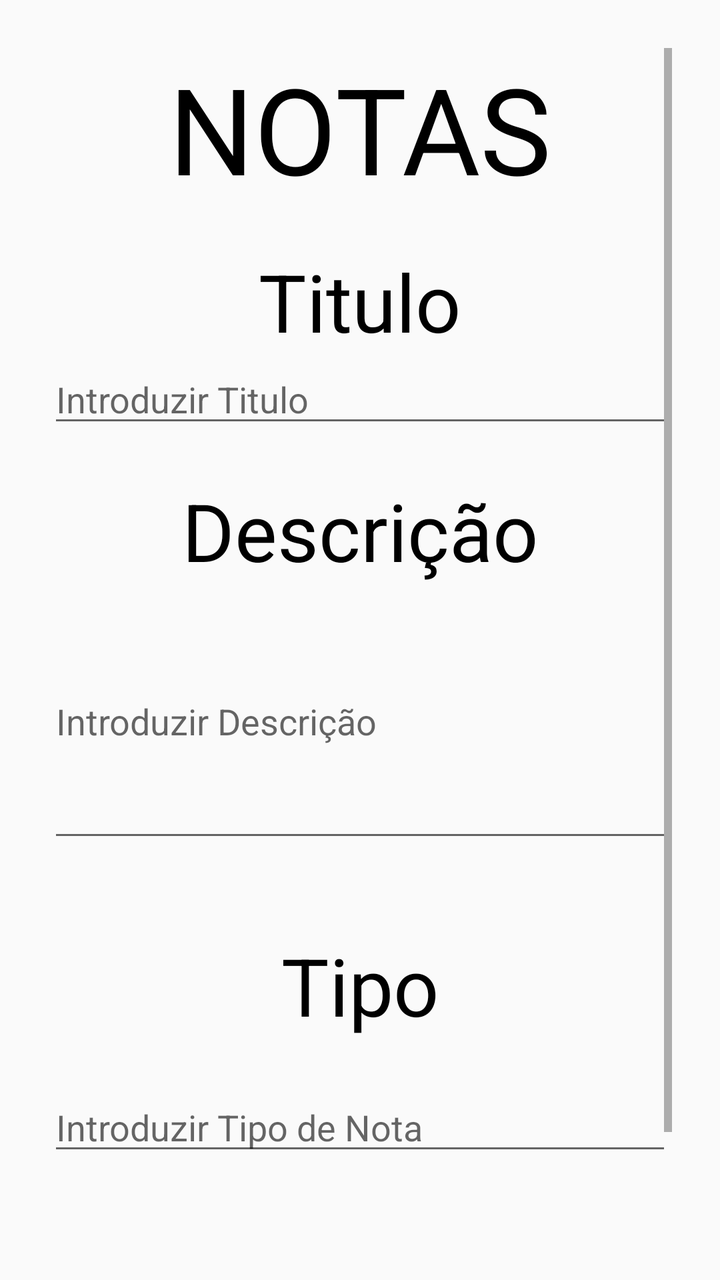
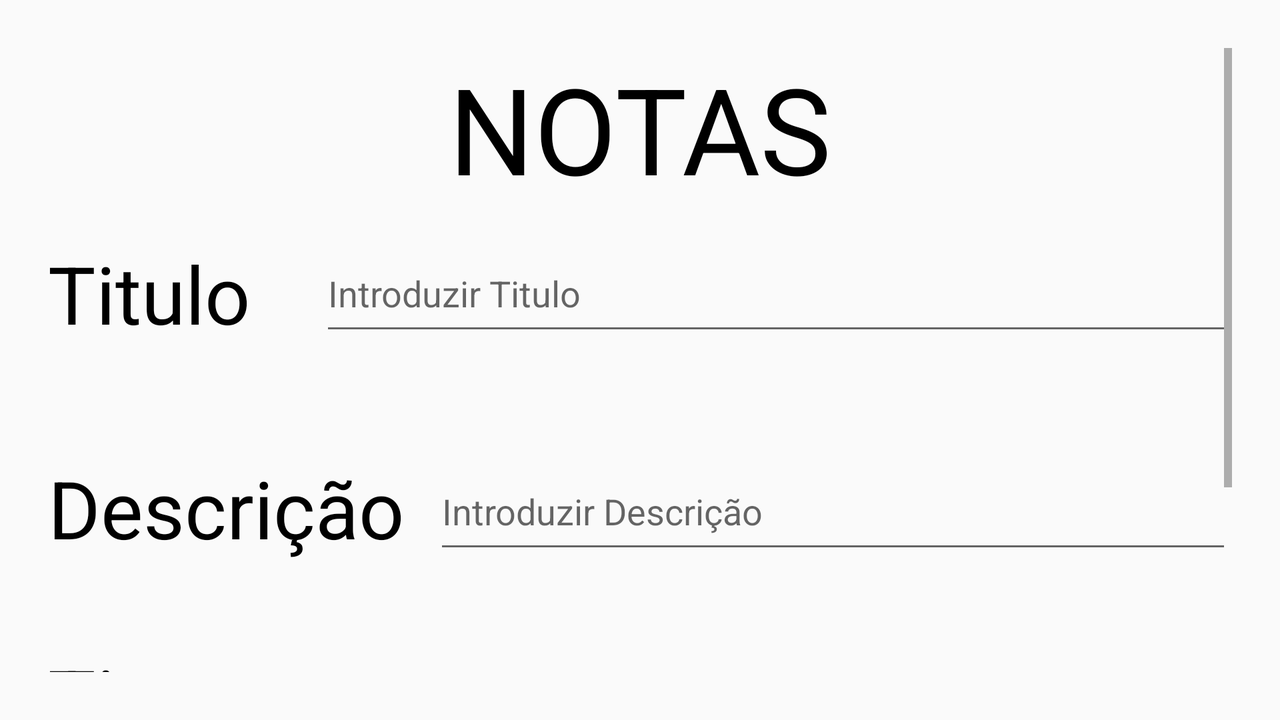

Compare how this app lays out the same screen by default and in its alternative resource folder. The renders come first, then the two layout files and the values they reference.
<!-- AndroidManifest.xml: application theme AppTheme -->
<!-- res/layout/activity_new_nota.xml -->
<?xml version="1.0" encoding="utf-8"?>
<RelativeLayout
    xmlns:android="http://schemas.android.com/apk/res/android"
    xmlns:app="http://schemas.android.com/apk/res-auto"
    xmlns:tools="http://schemas.android.com/tools"
    android:layout_width="match_parent"
    android:layout_height="match_parent"
    android:padding="24dp"
    tools:context=".NewNotaActivity">

    <ScrollView
        android:layout_width="match_parent"
        android:layout_height="match_parent">
        <RelativeLayout
            android:layout_width="match_parent"
            android:layout_height="match_parent">

            <TextView
                android:layout_width="wrap_content"
                android:layout_height="wrap_content"
                android:layout_marginLeft="100dp"
                android:layout_centerHorizontal="true"
                android:text="@string/notas"
                android:textColor="@color/Black"
                android:textSize="60sp"
                android:id="@+id/txtNota"/>

            <TextView
                android:layout_below="@+id/txtNota"
                android:layout_width="wrap_content"
                android:layout_height="wrap_content"
                android:layout_centerHorizontal="true"
                android:layout_marginTop="20dp"
                android:text="@string/titulo"
                android:textColor="@color/Black"
                android:textSize="40sp"
                android:id="@+id/txtTitulo"/>

            <EditText
                android:id="@+id/editTitulo"
                android:layout_below="@id/txtTitulo"
                android:layout_width="match_parent"
                android:layout_height="wrap_content"
                android:layout_centerHorizontal="true"
                android:hint="@string/introduzir_titulo"/>

            <TextView
                android:layout_below="@+id/editTitulo"
                android:layout_width="wrap_content"
                android:layout_height="wrap_content"
                android:layout_centerHorizontal="true"
                android:layout_marginTop="20dp"
                android:text="@string/descri_o"
                android:textColor="@color/Black"
                android:textSize="40sp"
                android:id="@+id/txtDesc"/>

            <EditText
                android:id="@+id/editDesc"
                android:layout_width="match_parent"
                android:layout_height="134dp"
                android:layout_below="@+id/txtDesc"
                android:hint="@string/introduzir_descri_o" />

            <TextView
                android:layout_below="@+id/editDesc"
                android:layout_width="wrap_content"
                android:layout_height="wrap_content"
                android:layout_centerHorizontal="true"
                android:layout_marginTop="40dp"
                android:text="@string/tipo"
                android:textColor="@color/Black"
                android:textSize="40sp"
                android:id="@+id/txtTipo"/>

            <EditText
                android:id="@+id/editTipo"
                android:layout_width="match_parent"
                android:layout_height="wrap_content"
                android:layout_below="@+id/txtTipo"
                android:layout_marginTop="22dp"
                android:hint="@string/introduzir_tipo_de_nota" />

            <Button
                android:id="@+id/btnAdd"
                android:layout_width="wrap_content"
                android:layout_height="wrap_content"
                android:layout_below="@+id/editTipo"
                android:layout_centerHorizontal="true"
                android:layout_marginTop="40dp"
                android:text="@string/guardar" />

        </RelativeLayout>
    </ScrollView>

</RelativeLayout>
<!-- resources referenced by this layout -->
<resources>
  <color name="Black">#000000</color>
  <string name="descri_o">Descrição</string>
  <string name="guardar">Guardar</string>
  <string name="introduzir_descri_o">Introduzir Descrição</string>
  <string name="introduzir_tipo_de_nota">Introduzir Tipo de Nota</string>
  <string name="introduzir_titulo">Introduzir Titulo</string>
  <string name="notas">NOTAS</string>
  <string name="tipo">Tipo</string>
  <string name="titulo">Titulo</string>
  <style name="AppTheme" parent="Theme.AppCompat.Light.DarkActionBar">
          
          <item name="colorPrimary">@color/colorPrimary</item>
          <item name="colorPrimaryDark">@color/colorPrimaryDark</item>
          <item name="colorAccent">@color/colorAccent</item>
      </style>
  <color name="colorPrimary">#2196F3</color>
  <color name="colorPrimaryDark">#1976D2</color>
  <color name="colorAccent">#FFFF9800</color>
</resources>
<!-- res/layout-land/activity_new_nota.xml (the repository's variant of the layout above) -->
<!-- drawn on the phone turned sideways -->
<?xml version="1.0" encoding="utf-8"?>
<RelativeLayout
    xmlns:android="http://schemas.android.com/apk/res/android"
    xmlns:app="http://schemas.android.com/apk/res-auto"
    xmlns:tools="http://schemas.android.com/tools"
    android:layout_width="match_parent"
    android:layout_height="match_parent"
    android:padding="24dp"
    tools:context=".NewNotaActivity">

    <ScrollView
        android:layout_width="wrap_content"
        android:layout_height="wrap_content">
        <RelativeLayout

            android:layout_width="match_parent"
            android:layout_height="match_parent">

            <TextView
                android:id="@+id/txtNota"
                android:layout_width="wrap_content"
                android:layout_height="wrap_content"
                android:layout_centerHorizontal="true"
                android:text="@string/notas"
                android:textColor="@color/Black"
                android:textSize="60sp"
                tools:layout_editor_absoluteX="237dp"
                tools:layout_editor_absoluteY="0dp" />

            <TextView
                android:id="@+id/txtTitulo"
                android:layout_width="wrap_content"
                android:layout_height="wrap_content"
                android:layout_below="@+id/txtNota"
                android:layout_marginTop="16dp"
                android:text="@string/titulo"
                android:textColor="@color/Black"
                android:textSize="40sp" />

            <EditText
                android:id="@+id/editTitulo"
                android:layout_width="527dp"
                android:layout_height="55dp"
                android:layout_below="@id/txtTitulo"
                android:layout_marginLeft="35dp"
                android:layout_marginTop="-56dp"
                android:layout_toRightOf="@id/txtTitulo"
                android:hint="@string/introduzir_titulo" />

            <TextView
                android:id="@+id/txtDesc"
                android:layout_width="wrap_content"
                android:layout_height="wrap_content"
                android:layout_below="@+id/txtTitulo"
                android:layout_marginTop="54dp"
                android:text="@string/descri_o"
                android:textColor="@color/Black"
                android:textSize="40sp" />

            <EditText
                android:id="@+id/editDesc"
                android:layout_width="468dp"
                android:layout_height="55dp"
                android:layout_below="@+id/editTitulo"
                android:layout_marginLeft="15dp"
                android:layout_marginTop="54dp"
                android:layout_toRightOf="@+id/txtDesc"
                android:hint="@string/introduzir_descri_o" />

            <TextView
                android:id="@+id/txtTipo"
                android:layout_width="wrap_content"
                android:layout_height="wrap_content"
                android:layout_below="@+id/txtDesc"
                android:layout_marginTop="41dp"
                android:text="@string/tipo"
                android:textColor="@color/Black"
                android:textSize="40sp" />

            <EditText
                android:id="@+id/editTipo"
                android:layout_width="543dp"
                android:layout_height="56dp"
                android:layout_below="@+id/txtTipo"
                android:layout_marginLeft="20dp"
                android:layout_marginTop="-56dp"
                android:layout_toRightOf="@+id/txtTipo"
                android:hint="@string/introduzir_tipo_de_nota" />

            <Button
                android:id="@+id/btnAdd"
                android:layout_width="wrap_content"
                android:layout_height="wrap_content"
                android:layout_below="@+id/editTipo"
                android:layout_centerHorizontal="true"
                android:layout_marginTop="44dp"
                android:text="@string/guardar" />
        </RelativeLayout>
    </ScrollView>

</RelativeLayout>
